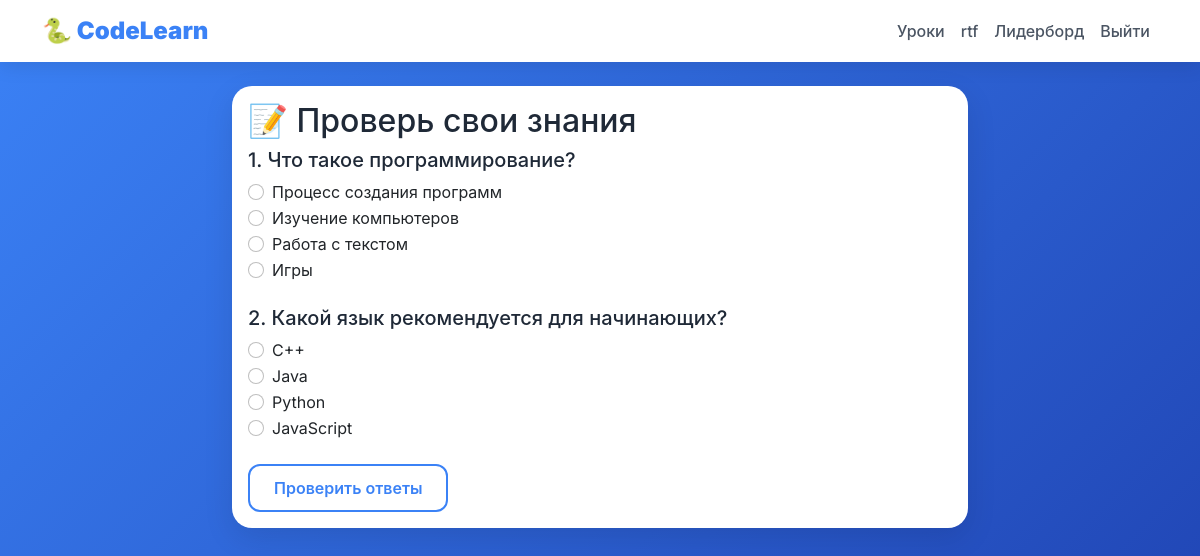
Page /quiz/1 (signed in) on the committed database.
### data/users.py (models this page shows, shortened)
class User(SqlAlchemyBase, UserMixin, SerializerMixin):
    __tablename__ = 'users'
    id = sqlalchemy.Column(sqlalchemy.Integer, primary_key=True, autoincrement=True)
    name = sqlalchemy.Column(sqlalchemy.String, nullable=True)
    about = sqlalchemy.Column(sqlalchemy.String, nullable=True)
    email = sqlalchemy.Column(sqlalchemy.String, index=True, unique=True, nullable=True)
    hashed_password = sqlalchemy.Column(sqlalchemy.String, nullable=True)
    age = sqlalchemy.Column(sqlalchemy.Integer, default=12)
    created_date = sqlalchemy.Column(sqlalchemy.DateTime, default=datetime.datetime.now)
    progress = orm.relationship('UserProgress', back_populates='user', uselist=False)
    achievements = orm.relationship('UserAchievement', back_populates='user')

### data/quiz.py (models this page shows)
class QuizQuestion(SqlAlchemyBase, SerializerMixin):
    __tablename__ = 'quiz_questions'
    id = sqlalchemy.Column(sqlalchemy.Integer, primary_key=True, autoincrement=True)
    quiz_id = sqlalchemy.Column(sqlalchemy.Integer, sqlalchemy.ForeignKey('quizzes.id'))
    text = sqlalchemy.Column(sqlalchemy.Text, nullable=False)
    options = sqlalchemy.Column(sqlalchemy.Text)  # CSV
    correct_answer = sqlalchemy.Column(sqlalchemy.Integer)
    order = sqlalchemy.Column(sqlalchemy.Integer, default=0)
    quiz = orm.relationship('Quiz')

### main.py (the view, shortened to what this page needs)
@app.route('/quiz/<int:lesson_id>', methods=['GET', 'POST'])
@login_required
def quiz(lesson_id):
    db_sess = db_session.create_session()
    quiz_obj = db_sess.query(Quiz).filter(Quiz.lesson_id == lesson_id).first()
    if not quiz_obj:
        return redirect(f'/lesson/{lesson_id}')
    questions = db_sess.query(QuizQuestion).filter(QuizQuestion.quiz_id == quiz_obj.id).order_by(
        QuizQuestion.order).all()
    user_answers_record = db_sess.query(UserQuizAnswer).filter(
        UserQuizAnswer.user_id == current_user.id,
        UserQuizAnswer.quiz_id == quiz_obj.id
    ).first()
    progress = db_sess.query(UserProgress).filter(UserProgress.user_id == current_user.id).first()
    lesson_completed_from_progress = False
    if progress and progress.completed_lessons:
        lesson_completed_from_progress = str(lesson_id) in progress.completed_lessons.split(',')
    lesson_completed = lesson_completed_from_progress
    user_answers = {}
    if user_answers_record:
        if user_answers_record.answers:
            user_answers = json.loads(user_answers_record.answers)
        lesson_completed = lesson_completed or user_answers_record.completed
    return render_template("quiz.html", quiz=quiz_obj, questions=questions,
                           passed=True, lesson_id=lesson_id,
                           lesson_completed=lesson_completed,
                           user_answers=user_answers)

### data/db_session.py (called while the page is built)
def create_session() -> Session:
    global __factory
    return __factory()

### main.py (called while the page is built)
@login_manager.user_loader
def load_user(user_id):
    db_sess = db_session.create_session()
    return db_sess.get(User, user_id)

### templates/quiz.html (shortened to what this page needs)
{% extends "base.html" %}
{% block content %}
<div class="row">
    <div class="col-lg-8 mx-auto">
        <div class="card">
            <div class="card-body">
                <h2 class="card-title">📝 Проверь свои знания</h2>
                {% if passed %}
                <form method="POST">
                    {% for question in questions %}
                    {% set q_index = loop.index0 %}
                    <div class="mb-4">
                        <h5>{{ loop.index }}. {{ question.text }}</h5>
                        {% set options = question.options.split(',') %}
                        {% for opt in options %}
                        <div class="form-check">
                            <input class="form-check-input" type="radio" name="q_{{ q_index }}" value="{{ loop.index0 }}" required>
                            <label class="form-check-label">{{ opt.strip() }}</label>
                        </div>
                        {% endfor %}
                    </div>
                    {% endfor %}
                    <button type="submit" class="btn btn-primary">Проверить ответы</button>
                </form>
                {% endif %}
            </div>
        </div>
    </div>
</div>
{% endblock %}

### templates/base.html (shortened to what this page needs)
<!DOCTYPE html>
<html lang="ru">
<head>
    <link href="https://cdn.jsdelivr.net/npm/bootstrap@5.1.3/dist/css/bootstrap.min.css" rel="stylesheet">
</head>
<body>
    <div class="code-bg" id="codeBg"></div>
    <nav class="navbar navbar-expand-lg navbar-light">
        <div class="container">
            <a class="navbar-brand" href="/">
                <strong>🐍 CodeLearn</strong>
            </a>
            <div class="collapse navbar-collapse" id="navbarNav">
                <ul class="navbar-nav ms-auto">
                    {% if current_user.is_authenticated %}
                        <li class="nav-item">
                            <a class="nav-link" href="/lessons">Уроки</a>
                        </li>
                        <li class="nav-item">
                            <a class="nav-link" href="/profile">{{ current_user.name }}</a>
                        </li>
                        <li class="nav-item">
                            <a class="nav-link" href="/leaderboard">Лидерборд</a>
                        </li>
                        <li class="nav-item">
                            <a class="nav-link" href="/logout">Выйти</a>
                        </li>
                    {% endif %}
                </ul>
            </div>
        </div>
    </nav>
    <div class="container mt-4" style="position: relative; z-index: 10;">
        {% block content %}{% endblock %}
    </div>
</body>
</html>

### templates/base.html (style rules this page uses)
* { margin: 0; padding: 0; box-sizing: border-box; }
body { background: linear-gradient(135deg, #3b82f6 0%, #1e40af 100%); min-height: 100vh; font-family: 'Inter', -apple-system, BlinkMacSystemFont, sans-serif; position: relative; }
.code-bg { position: fixed; top: 0; left: 0; width: 100%; height: 100%; pointer-events: none; z-index: 0; overflow: hidden; font-family: 'Courier New', monospace; font-size: 14px; color: rgba(255, 255, 255, 0.2); }
.navbar { background: white !important; box-shadow: 0 4px 20px rgba(0,0,0,0.1); position: relative; z-index: 10; }
.navbar-brand { color: #3b82f6 !important; font-weight: bold; font-size: 1.5rem; }
.nav-link { color: #4b5563 !important; font-weight: 500; transition: color 0.3s ease; }
.card { background: white; border-radius: 20px; border: none; box-shadow: 0 10px 30px rgba(0,0,0,0.1); transition: transform 0.3s, box-shadow 0.3s; position: relative; z-index: 10; }
.btn-primary { background: white; border: 2px solid #3b82f6; color: #3b82f6; font-weight: 600; padding: 10px 24px; border-radius: 12px; transition: all 0.3s ease; }
h1, h2, h3, h4, h5 { color: #1f2937; }
.card-title { color: #1f2937; }

### rows in the picture
User: name "rtf"
QuizQuestion: text "Что такое программирование?", strip "Процесс создания программ" "Изучение компьютеров" "Работа с текстом" "Игры"
QuizQuestion: text "Какой язык рекомендуется для начинающих?", strip "C++" "Java" "Python" "JavaScript"
